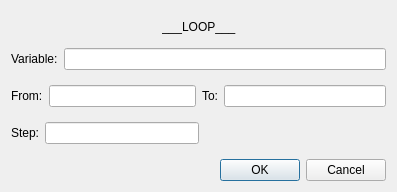
<?xml version="1.0" encoding="UTF-8"?>
<ui version="4.0">
 <class>loopDialog</class>
 <widget class="QDialog" name="loopDialog">
  <property name="geometry">
   <rect>
    <x>0</x>
    <y>0</y>
    <width>397</width>
    <height>192</height>
   </rect>
  </property>
  <property name="windowTitle">
   <string>Dialog</string>
  </property>
  <layout class="QVBoxLayout" name="verticalLayout">
   <item>
    <layout class="QHBoxLayout" name="horizontalLayout">
     <item>
      <spacer name="horizontalSpacer">
       <property name="orientation">
        <enum>Qt::Horizontal</enum>
       </property>
       <property name="sizeHint" stdset="0">
        <size>
         <width>40</width>
         <height>20</height>
        </size>
       </property>
      </spacer>
     </item>
     <item>
      <widget class="QLabel" name="loopLabel">
       <property name="text">
        <string>___LOOP___</string>
       </property>
      </widget>
     </item>
     <item>
      <spacer name="horizontalSpacer_2">
       <property name="orientation">
        <enum>Qt::Horizontal</enum>
       </property>
       <property name="sizeHint" stdset="0">
        <size>
         <width>40</width>
         <height>20</height>
        </size>
       </property>
      </spacer>
     </item>
    </layout>
   </item>
   <item>
    <layout class="QFormLayout" name="formLayout_3">
     <item row="0" column="0">
      <widget class="QLabel" name="variableLabel">
       <property name="text">
        <string>Variable:</string>
       </property>
      </widget>
     </item>
     <item row="0" column="1">
      <widget class="QLineEdit" name="variableLineEdit"/>
     </item>
    </layout>
   </item>
   <item>
    <layout class="QHBoxLayout" name="horizontalLayout_2">
     <item>
      <layout class="QFormLayout" name="formLayout">
       <item row="0" column="0">
        <widget class="QLabel" name="fromLabel">
         <property name="text">
          <string>From:</string>
         </property>
        </widget>
       </item>
       <item row="0" column="1">
        <widget class="QLineEdit" name="fromLineEdit"/>
       </item>
      </layout>
     </item>
     <item>
      <layout class="QFormLayout" name="formLayout_2">
       <item row="0" column="0">
        <widget class="QLabel" name="toLabel">
         <property name="text">
          <string>To:</string>
         </property>
        </widget>
       </item>
       <item row="0" column="1">
        <widget class="QLineEdit" name="toLineEdit"/>
       </item>
      </layout>
     </item>
    </layout>
   </item>
   <item>
    <layout class="QHBoxLayout" name="horizontalLayout_3">
     <item>
      <layout class="QFormLayout" name="formLayout_4">
       <item row="0" column="0">
        <widget class="QLabel" name="stepLabel">
         <property name="text">
          <string>Step:</string>
         </property>
        </widget>
       </item>
       <item row="0" column="1">
        <widget class="QLineEdit" name="stepLineEdit"/>
       </item>
      </layout>
     </item>
     <item>
      <spacer name="horizontalSpacer_3">
       <property name="orientation">
        <enum>Qt::Horizontal</enum>
       </property>
       <property name="sizeHint" stdset="0">
        <size>
         <width>40</width>
         <height>20</height>
        </size>
       </property>
      </spacer>
     </item>
    </layout>
   </item>
   <item>
    <widget class="QDialogButtonBox" name="buttonBox">
     <property name="orientation">
      <enum>Qt::Horizontal</enum>
     </property>
     <property name="standardButtons">
      <set>QDialogButtonBox::Cancel|QDialogButtonBox::Ok</set>
     </property>
    </widget>
   </item>
  </layout>
 </widget>
 <resources/>
 <connections>
  <connection>
   <sender>buttonBox</sender>
   <signal>accepted()</signal>
   <receiver>loopDialog</receiver>
   <slot>accept()</slot>
   <hints>
    <hint type="sourcelabel">
     <x>248</x>
     <y>254</y>
    </hint>
    <hint type="destinationlabel">
     <x>157</x>
     <y>274</y>
    </hint>
   </hints>
  </connection>
  <connection>
   <sender>buttonBox</sender>
   <signal>rejected()</signal>
   <receiver>loopDialog</receiver>
   <slot>reject()</slot>
   <hints>
    <hint type="sourcelabel">
     <x>316</x>
     <y>260</y>
    </hint>
    <hint type="destinationlabel">
     <x>286</x>
     <y>274</y>
    </hint>
   </hints>
  </connection>
 </connections>
</ui>
